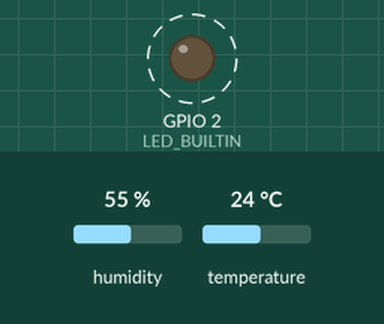
Bench run of a sketch on a simulated ESP32. On the bench: output pins drawn as LEDs (lit = HIGH). Dashed ring = blinking. The inputs (shaded band) are chosen by the test bench; at power-on: humidity 55 %, temperature 24 °C. WiFi joins after 1.5 s; servers stay silent unless stated; what the sketch prints to the serial monitor is not drawn.

Above: at 2.67 s.
Timing chart, 0 to 7.2 s (numbered marks = the images above):
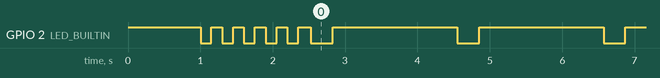

Measured:
- by itself, GPIO 2 (LED_BUILTIN): goes 5 × (LOW 0.15 s, HIGH 0.15 s), 62 × (LOW 0.30 s, HIGH 1.7 s), LOW 0.30 s, then HIGH

The sketch:

DHT11_firebase_node2.ino
```cpp
#include <Arduino.h>
#include <DHT.h>
#include <ESP32Firebase.h>

#define _SSID "Galaxy10"          // Your WiFi SSID
#define _PASSWORD "12345679"      // Your WiFi Password
#define REFERENCE_URL "https://thuctapiot-53e65-default-rtdb.firebaseio.com"  // Your Firebase project reference url

Firebase firebase(REFERENCE_URL);

#define LED_BUILTIN  2
#define DHTPIN  15    // Chân dữ liệu của DHT 11 , với NodeMCU chân D5 GPIO là 14
#define DHTTYPE DHT11   // DHT 11

DHT dht(DHTPIN, DHTTYPE);

unsigned long sendDataPrevMillis = 0;

unsigned long count = 0;

void setup()
{
  Serial.begin(115200);

  pinMode(LED_BUILTIN, OUTPUT);
  digitalWrite(LED_BUILTIN, HIGH);

  WiFi.mode(WIFI_STA);
  WiFi.disconnect();
  delay(1000);

  WiFi.begin(_SSID, _PASSWORD);

  Serial.print("Connecting to Wi-Fi");
  unsigned long ms = millis();
  while (WiFi.status() != WL_CONNECTED)
  {
    digitalWrite(LED_BUILTIN, LOW);
    Serial.print(".");
    delay(150);
    digitalWrite(LED_BUILTIN, HIGH);
    delay(150);
  }
  Serial.println("");
  Serial.println("WiFi Connected");

  // Print the IP address
  Serial.print("IP Address: ");
  Serial.print("http://");
  Serial.print(WiFi.localIP());
  Serial.println("/");

  dht.begin();
}

void loop()
{
  float h = dht.readHumidity();
  float t = dht.readTemperature();

  if (isnan(h) || isnan(t)) {
    Serial.println("Failed to read from DHT sensor!");
    digitalWrite(LED_BUILTIN, LOW);
    delay(50);
    digitalWrite(LED_BUILTIN, HIGH);
    delay(50);
    return;
  }

  if (millis() - sendDataPrevMillis > 2000 )
  {
    sendDataPrevMillis = millis();
    digitalWrite(LED_BUILTIN, LOW);
    Serial.printf("Nhiet do: %f°C \n", t);
    firebase.setFloat("clock2/Nhietdo", t);
    Serial.printf("Do am: %f \n", h);
    firebase.setFloat("clock2/Doam", h);
    digitalWrite(LED_BUILTIN, HIGH);
  }
}
```
